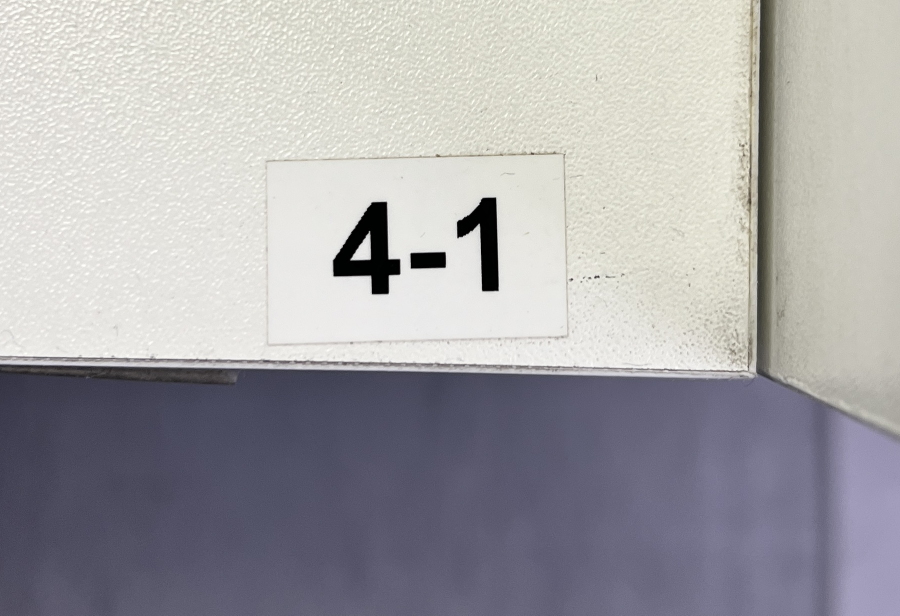
#> input picture recognition_Model/train/4-1.JPG, 1800 x 1231 px (shown at 1/2 size); its folder holds only this picture in this run
$ python split.py
#> lines starting #> are read from the running program, lines starting #| are printed output that depends on the picture
from PIL import Image
import numpy as np
import pandas as pd
import os
from sklearn.model_selection import train_test_split
from sklearn.preprocessing import StandardScaler

X = []
Y = []

for file in os.listdir('./train'):
    img = Image.open('./train/'+file)
#> img is the input picture: PIL image 1800x1231 RGB; mean R, G, B 167.4, 166.1, 169
    img = img.resize((300, 300))
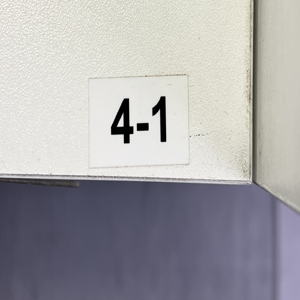
#> img: PIL image 300x300 RGB; mean R, G, B 167.4, 166.1, 169
    ndarray = np.array(img)
    X.append(ndarray)
    Y.append(file[:-4])
    for _ in range(3):
        img = img.rotate(90)
        ndarray = np.array(img)
        X.append(ndarray)
        Y.append(file[:-4])
#> this loop made 3 passes
#> pass 1, `img = img.rotate(90)`:
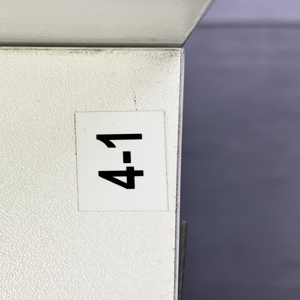
#> img: PIL image 300x300 RGB; mean R, G, B 167.4, 166.1, 169
#> pass 2, `img = img.rotate(90)`:
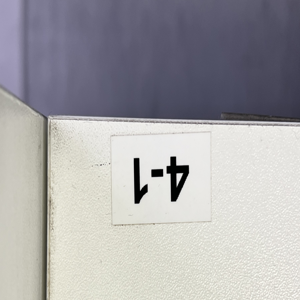
#> img: PIL image 300x300 RGB; mean R, G, B 167.4, 166.1, 169
#> pass 3, `img = img.rotate(90)`:
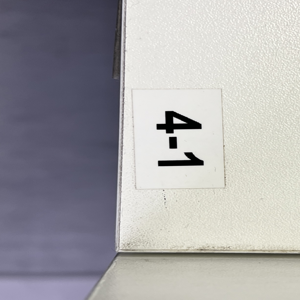
#> img: PIL image 300x300 RGB; mean R, G, B 167.4, 166.1, 169
#> after the loop, X = 4 items; Y = ['4-1', '4-1', '4-1', '4-1']


X = np.array(X)
Y = np.array(Y)


X_train, X_val, Y_train, Y_val = train_test_split(X,Y,test_size=0.2)
# scaler = StandardScaler()
# X_train = scaler.fit_transform(X_train)
# X_val = scaler.fit_transform(X_val)

for i in range(len(X_train)):
    im = Image.fromarray(np.uint8(X_train[i])).convert('RGB')
    im.save(f'./training/{Y_train[i]}.JPG')
for i in range(len(X_val)):
    im = Image.fromarray(np.uint8(X_val[i])).convert('RGB')
    im.save(f'./testing/{Y_val[i]}.JPG')
#> this loop made 1 pass

$ run again, on recognition_Model/train/4-13.JPG
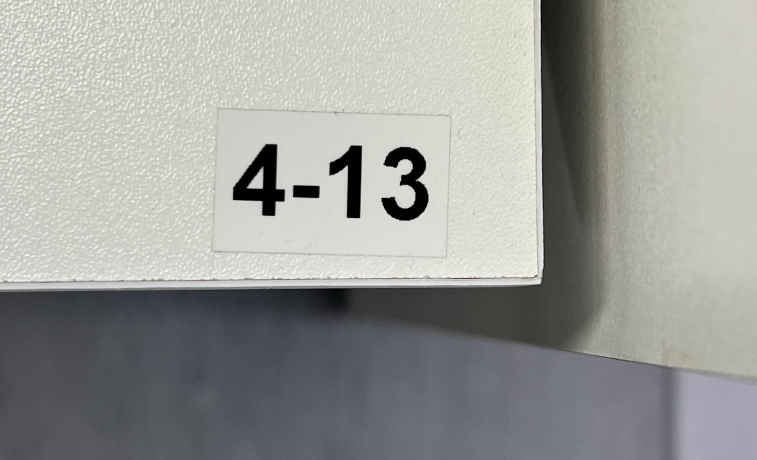
#> input picture recognition_Model/train/4-13.JPG, 1514 x 920 px (shown at 1/2 size)
#> img is the input picture: PIL image 1514x920 RGB; mean R, G, B 155.9, 156.7, 152.9
#> the loop `for _ in range(3):` made 3 passes
#> pass 1, `img = img.rotate(90)`:
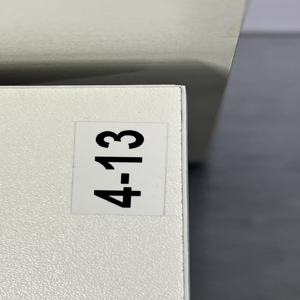
#> img: PIL image 300x300 RGB; mean R, G, B 156, 156.7, 152.9
#> pass 3, `img = img.rotate(90)`:
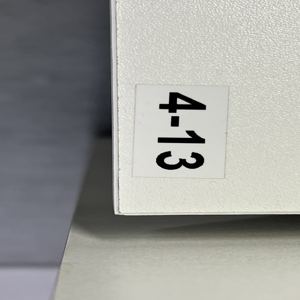
#> img: PIL image 300x300 RGB; mean R, G, B 156, 156.7, 152.9
#> after the loop `for _ in range(3):`: X = 4 items; Y = ['4-13', '4-13', '4-13', '4-13']
#> the loop `for i in range(len(X_train)):` made 3 passes
#> the loop `for i in range(len(X_val)):` made 1 pass

$ run again, on recognition_Model/train/4-14.JPG
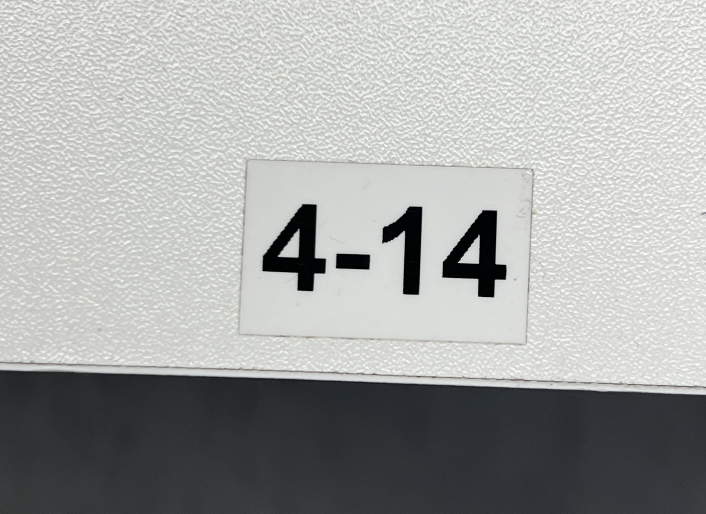
#> input picture recognition_Model/train/4-14.JPG, 1412 x 1027 px (shown at 1/2 size)
#> img is the input picture: PIL image 1412x1027 RGB; mean R, G, B 165.8, 167.7, 165.3
#> the loop `for _ in range(3):` made 3 passes
#> pass 1, `img = img.rotate(90)`:
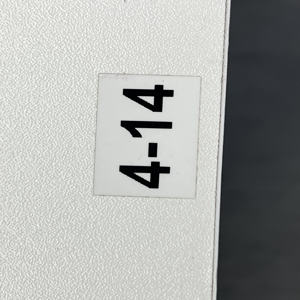
#> img: PIL image 300x300 RGB; mean R, G, B 165.8, 167.7, 165.3
#> pass 3, `img = img.rotate(90)`:
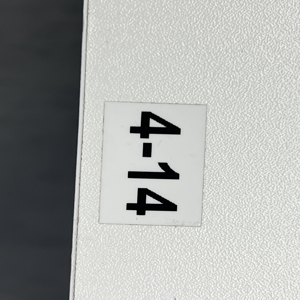
#> img: PIL image 300x300 RGB; mean R, G, B 165.8, 167.7, 165.3
#> after the loop `for _ in range(3):`: X = 4 items; Y = ['4-14', '4-14', '4-14', '4-14']
#> the loop `for i in range(len(X_train)):` made 3 passes
#> the loop `for i in range(len(X_val)):` made 1 pass

$ run again, on recognition_Model/train/4-15.JPG
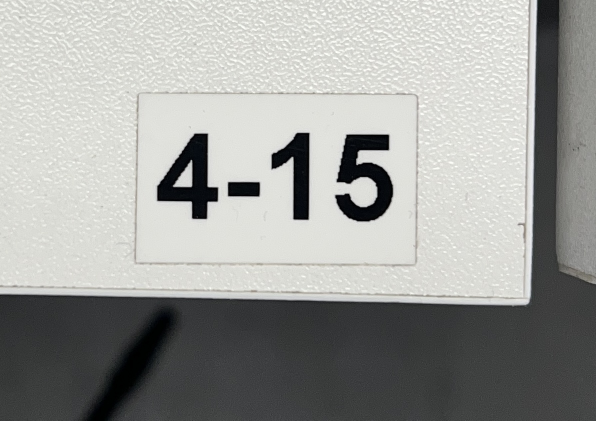
#> input picture recognition_Model/train/4-15.JPG, 1192 x 841 px (shown at 1/2 size)
#> img is the input picture: PIL image 1192x841 RGB; mean R, G, B 157.4, 158.4, 155.2
#> the loop `for _ in range(3):` made 3 passes
#> pass 1, `img = img.rotate(90)`:
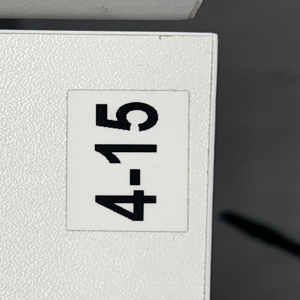
#> img: PIL image 300x300 RGB; mean R, G, B 157.4, 158.4, 155.2
#> pass 3, `img = img.rotate(90)`:
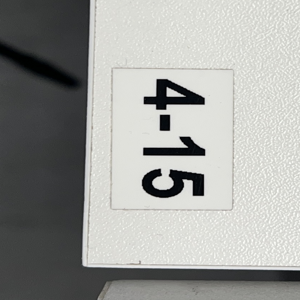
#> img: PIL image 300x300 RGB; mean R, G, B 157.4, 158.4, 155.2
#> after the loop `for _ in range(3):`: X = 4 items; Y = ['4-15', '4-15', '4-15', '4-15']
#> the loop `for i in range(len(X_train)):` made 3 passes
#> the loop `for i in range(len(X_val)):` made 1 pass

$ run again, on recognition_Model/train/4-10.JPG
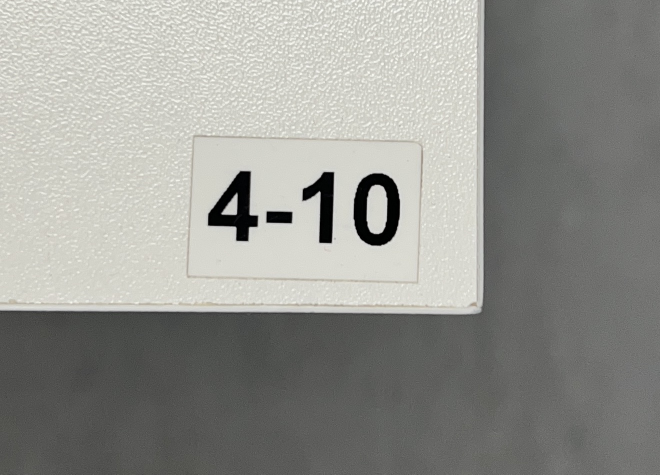
#> input picture recognition_Model/train/4-10.JPG, 1320 x 949 px (shown at 1/2 size)
#> img is the input picture: PIL image 1320x949 RGB; mean R, G, B 148.9, 149.1, 144.1
#> the loop `for _ in range(3):` made 3 passes
#> pass 3, `img = img.rotate(90)`:
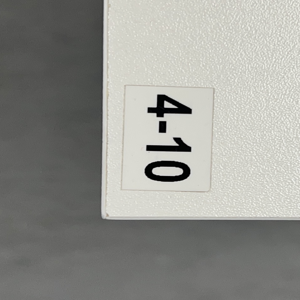
#> img: PIL image 300x300 RGB; mean R, G, B 148.9, 149.2, 144.2
#> after the loop `for _ in range(3):`: X = 4 items; Y = ['4-10', '4-10', '4-10', '4-10']
#> the loop `for i in range(len(X_train)):` made 3 passes
#> the loop `for i in range(len(X_val)):` made 1 pass
